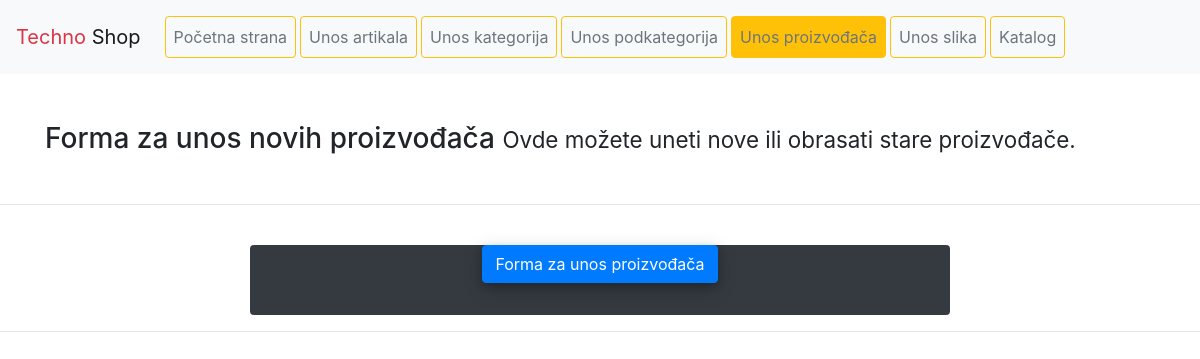
The page /php/proizvodjac/unosProizvodjac.php on the database as committed earlier.
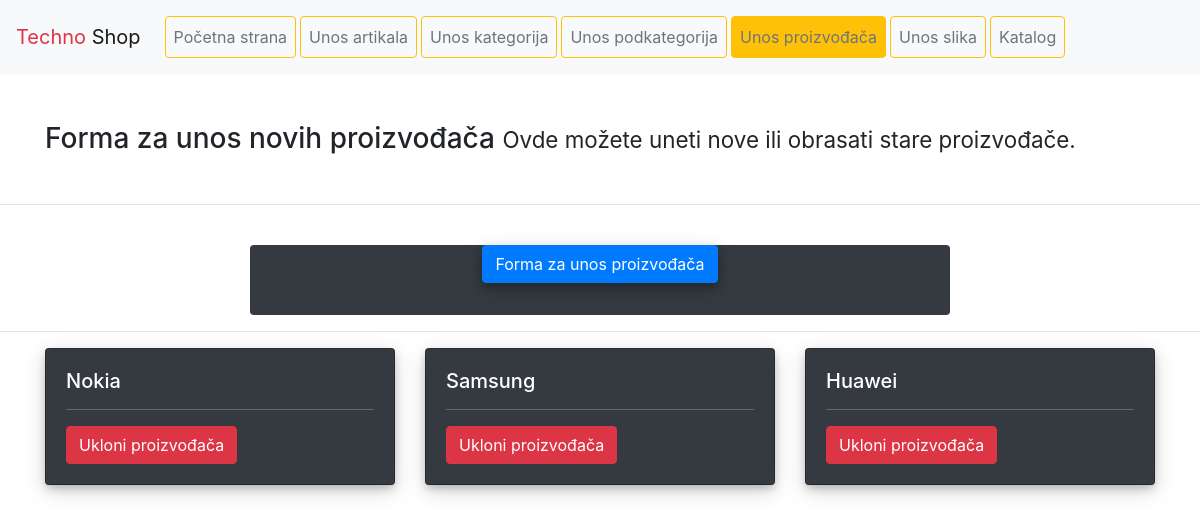
The same page on the database as committed later.
### tables this page shows
CREATE TABLE IF NOT EXISTS `Proizvodjac` (
  `proizvodjac_id` int(11) NOT NULL,
  `proizvodjac_naziv` varchar(128) NOT NULL
);

### php/proizvodjac/unosProizvodjac.php (the view, shortened to what this page needs)
<?php
include_once('../header.php');
?>
  <nav class="navbar navbar-expand-lg navbar-light bg-light">
    <a class="navbar-brand" href="../index.php"><span class="text-danger">Techno</span> <span>Shop</span></a>
    <div class="collapse navbar-collapse" id="navbarNavAltMarkup">
      <div class="navbar-nav p-1 m-1">
        <a href="../index.php" class="nav-link btn btn-outline-warning text-secondary mr-1">Početna strana</a>
        <a href="../artikli/unosArtikl.php" class="nav-link btn btn-outline-warning text-secondary mr-1">Unos artikala<span class="sr-only">(current)</span></a>
        <a href="../kategorije/unosKategorija.php" class="nav-link btn btn-outline-warning text-secondary mr-1">Unos kategorija</a>
        <a href="../podkategorije/unosPodkategorija.php" class="nav-link btn btn-outline-warning text-secondary mr-1">Unos podkategorija</a>
        <a href="../proizvodjac/unosProizvodjac.php" class="nav-link btn btn-outline-warning text-secondary mr-1 active">Unos proizvođača</a>
        <a href="../slike/unosSlika.php" class="nav-link btn btn-outline-warning text-secondary mr-1">Unos slika</a>
        <a href="../katalog/katalog.php" class="nav-link btn btn-outline-warning text-secondary">Katalog</a>
      </div>
    </div>
  </nav>
<br>
<br>
<div class="container">
    <h3>
        Forma za unos novih proizvođača
        <small>
            Ovde možete uneti nove ili obrasati stare proizvođače.
        </small>
    </h3>
</div>
<br>
<hr>
<br>
<div class="container col-lg-7 col-md-7 text-center bg-dark pb-3 rounded">
    <p>
        <a class="btn btn-primary"
           style="box-shadow: 0 4px 8px 0 rgba(0, 0, 0, 0.2), 0 6px 20px 0 rgba(0, 0, 0, 0.19);"
           data-toggle="collapse" href="#collapseExample" role="button" aria-expanded="false"
           aria-controls="collapseExample">
            Forma za unos proizvođača
        </a>
    </p>
</div>
<hr>
<div class="container">
    <div class="row">
        <?php
        try {
            $pdo = Database::connect();
            $query = $pdo->prepare(
                'SELECT * FROM TechnoShop.Proizvodjac'
            );
            $query->execute();
            while ($row = $query->fetch()) {
                echo '<div class="col-sm-4" style="margin-bottom: 2%;">
                <div class="card text-white bg-dark">
                    <div class="card-body" style="box-shadow: 0 4px 8px 0 rgba(0, 0, 0, 0.2), 0 6px 20px 0 rgba(0, 0, 0, 0.19);">
                        <h5 class="card-title">' . $row['proizvodjac_naziv'] . '</h5>
                        <hr class="bg-secondary">
                        <a href="ukloniProizvodjaca.php?id=' . $row['proizvodjac_id'] . '">
                            <button class="btn btn-danger">Ukloni proizvođača</button>
                        </a>
                    </div>
                </div>
            </div>';
            }
        } catch (PDOException $e) {
            echo $e->getMessage();
        }
        ?>
    </div>
</div>
</body>
</html>

Rows that differ between the two databases and show on the page:
added proizvodjac: proizvodjac_naziv "Nokia"
added proizvodjac: proizvodjac_naziv "Samsung"
added proizvodjac: proizvodjac_naziv "Huawei"
